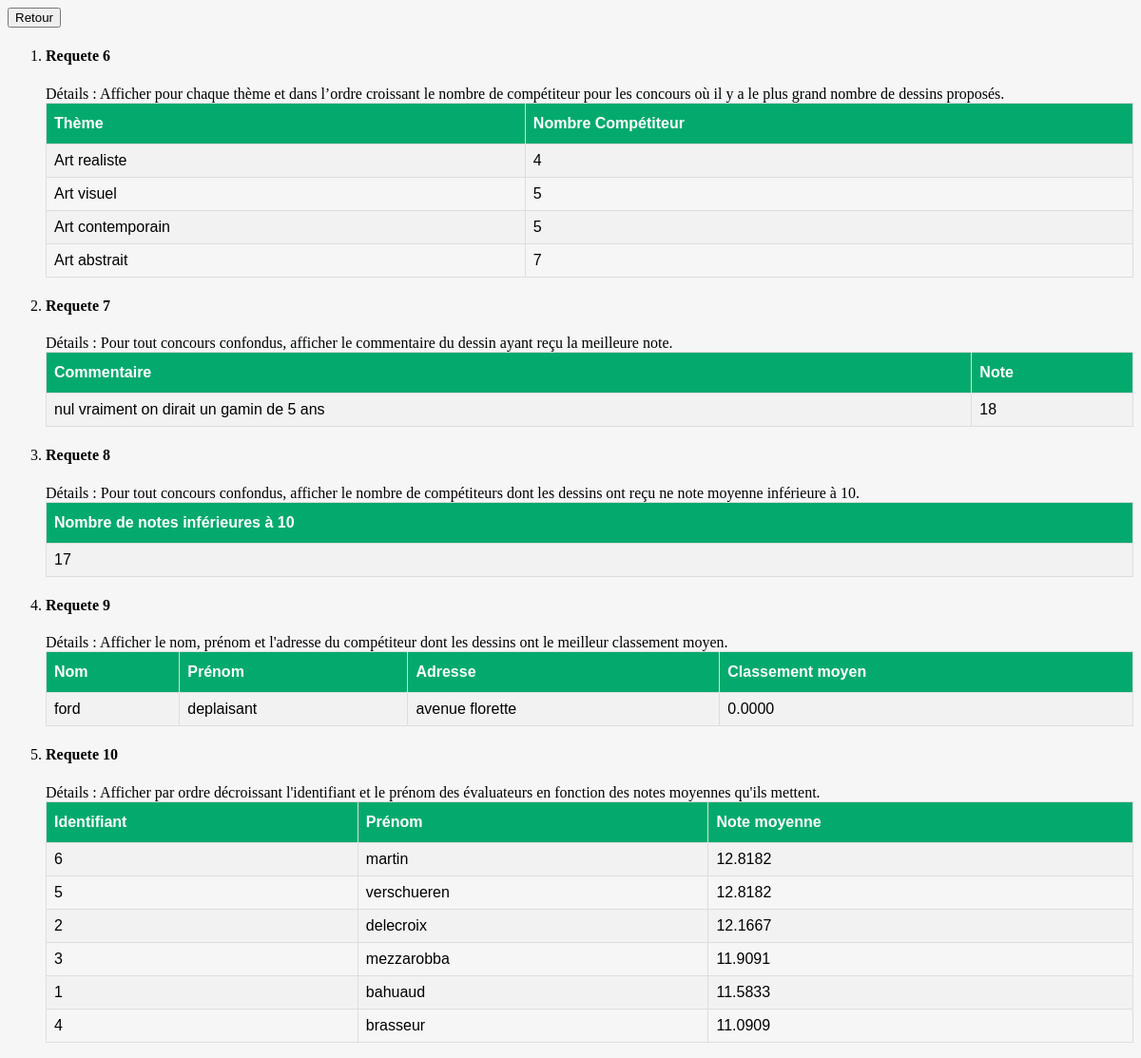
Page /personnelles.php on the committed database.
### tables this page shows
CREATE TABLE Utilisateur (
    numUtilisateur  Integer NOT NULL UNIQUE AUTO_INCREMENT,
    nom             Varchar (40) NOT NULL,
    prenom          Varchar (40) NOT NULL,
    role            Varchar (40) NOT NULL,
    adresse         Varchar (100) NOT NULL,
    identifiant     Varchar (100) NOT NULL UNIQUE,
    motDePasse      Varchar (100) NOT NULL,
    age             Integer,
    PRIMARY KEY (numUtilisateur)
);

### requetes.php (called while the page is built, shortened)
<?php
        function getGeneric($sql){
            $values = null;
             try{
                 $h="mysql:host=".DB_HOST.";dbname=".DB_NAME;
                 $link = new PDO($h, DB_USER, DB_PASS);
                 $link->setAttribute(PDO::ATTR_ERRMODE, PDO::ERRMODE_EXCEPTION);
                 $sth = $link->prepare($sql);
                 $sth->execute();
                 $values = $sth->fetchAll(PDO::FETCH_ASSOC);
             }
             catch(PDOException $e){
                 echo "Erreur : " . $e->getMessage();
             }
             return $values;
        }
?>

### personnelles.php (the view, shortened to what this page needs)
<?php
    include_once("./requetes.php");
    $req6 = getGeneric(REQ6);
    $req7 = getGeneric(REQ7);
    $req8 = getGeneric(REQ8);
    $req9 = getGeneric(REQ9);
    $req10 = getGeneric(REQ10);
?>
<html lang="en">
<head>
    <link rel="stylesheet" href="style.css" media="screen" type="text/css" />
    <input type="button" value="Retour" onClick="window.location.href='./accueil.php'">
</head>
<body>
    <ol>
        <li>
            <div class="item-req">
                <h4>Requete 6</h4>
                <span>Détails :</span>
                <span>Afficher pour chaque thème et dans l’ordre croissant le nombre de compétiteur pour les concours où il y a le plus grand nombre de dessins proposés.  </span>
                <table id="customers">
                    <tr>
                        <th>Thème</th>
                        <th>Nombre Compétiteur</th>
                    </tr>
                    <?php
                        foreach ($req6 as $key=>$value) {
                            echo '<tr>
                            <td>'. $value["theme"] .'</td>
                            <td>'. $value["COUNT(competiteur.numCompetiteur)"] .'</td>
                            </tr>';
                        }
                    ?>
                </table>
            </div>
        </li>
        <li>
            <div class="item-req">
                <h4>Requete 7</h4>
                <span>Détails :</span>
                <span>Pour tout concours confondus, afficher le commentaire du dessin ayant reçu la meilleure note. </span>
                <table id="customers">
                    <tr>
                        <th>Commentaire</th>
                        <th>Note</th>
                    </tr>
                    <?php
                        foreach ($req7 as $key=>$value) {
                            echo '<tr>
                            <td>'. $value["commentaire"] .'</td>
                            <td>'. $value["noteMax"] .'</td>
                            </tr>';
                        }
                    ?>
                </table>
            </div>
        </li>
        <li>
            <div class="item-req">
                <h4>Requete 8</h4>
                <span>Détails :</span>
                <span>Pour tout concours confondus, afficher le nombre de compétiteurs dont les dessins ont reçu ne note moyenne inférieure à 10. </span>
                <table id="customers">
                    <tr>
                        <th>Nombre de notes inférieures à 10</th>
                    </tr>
                    <?php
                        foreach ($req8 as $key=>$value) {
                            echo '<tr>
                            <td>'. $value["nbrNote"] .'</td>
                            </tr>';
                        }
                    ?>
                </table>
            </div>
        </li>
        <li>
            <div class="item-req">
                <h4>Requete 9</h4>
                <span>Détails :</span>
                <span>Afficher le nom, prénom et l'adresse du compétiteur dont les dessins ont le meilleur classement moyen. </span>
                <table id="customers">
                    <tr>
                        <th>Nom</th>
                        <th>Prénom</th>
                        <th>Adresse</th>
                        <th>Classement moyen</th>
                    </tr>
                    <?php
                        foreach ($req9 as $key=>$value) {
                            echo '<tr>
                            <td>'. $value["nom"] .'</td>
                            <td>'. $value["prenom"] .'</td>
                            <td>'. $value["adresse"] .'</td>
                            <td>'. $value["avgRanking"] .'</td>
                            </tr>';
                        }
                    ?>
                </table>
            </div>
        </li>
        <li>
            <div class="item-req">
                <h4>Requete 10</h4>
                <span>Détails :</span>
                <span>Afficher par ordre décroissant l'identifiant et le prénom des évaluateurs en fonction des notes moyennes qu'ils mettent. </span>
                <table id="customers">
                    <tr>
                        <th>Identifiant</th>
                        <th>Prénom</th>
                        <th>Note moyenne</th>
                    </tr>
                    <?php
                        foreach ($req10 as $key=>$value) {
                            echo '<tr>
                            <td>'. $value["numUtilisateur"] .'</td>
                            <td>'. $value["prenom"] .'</td>
                            <td>'. $value["AVG(evalue.note)"] .'</td>
                            </tr>';
                        }
                    ?>
                </table>
            </div>
        </li>
    </ol>
</body>
</html>

### style.css (style rules this page uses)
body { background: #f6f6f6; }
#customers { font-family: Arial, Helvetica, sans-serif; border-collapse: collapse; width: 100%; }
#customers td, #customers th { border: 1px solid #ddd; padding: 8px; }
#customers tr:nth-child(even) { background-color: #f2f2f2; }
#customers th { padding-top: 12px; padding-bottom: 12px; text-align: left; background-color: #04AA6D; color: white; }

### rows in the picture
utilisateur: numUtilisateur "6", prenom "martin", AVG "12.8182"
utilisateur: numUtilisateur "5", prenom "verschueren", AVG "12.8182"
utilisateur: numUtilisateur "2", prenom "delecroix", AVG "12.1667"
utilisateur: numUtilisateur "3", prenom "mezzarobba", AVG "11.9091"
utilisateur: numUtilisateur "1", prenom "bahuaud", AVG "11.5833"
utilisateur: numUtilisateur "4", prenom "brasseur", AVG "11.0909"

### other values in the picture
$value["theme"] "Art realiste"
$value["COUNT(competiteur.numCompetiteur)"] "4"
$value["theme"] "Art visuel"
$value["COUNT(competiteur.numCompetiteur)"] "5"
$value["theme"] "Art contemporain"
$value["theme"] "Art abstrait"
$value["COUNT(competiteur.numCompetiteur)"] "7"
$value["commentaire"] "nul vraiment on dirait un gamin de 5 ans"
$value["noteMax"] "18"
$value["nbrNote"] "17"
$value["nom"] "ford"
$value["prenom"] "deplaisant"
$value["adresse"] "avenue florette"
$value["avgRanking"] "0.0000"
